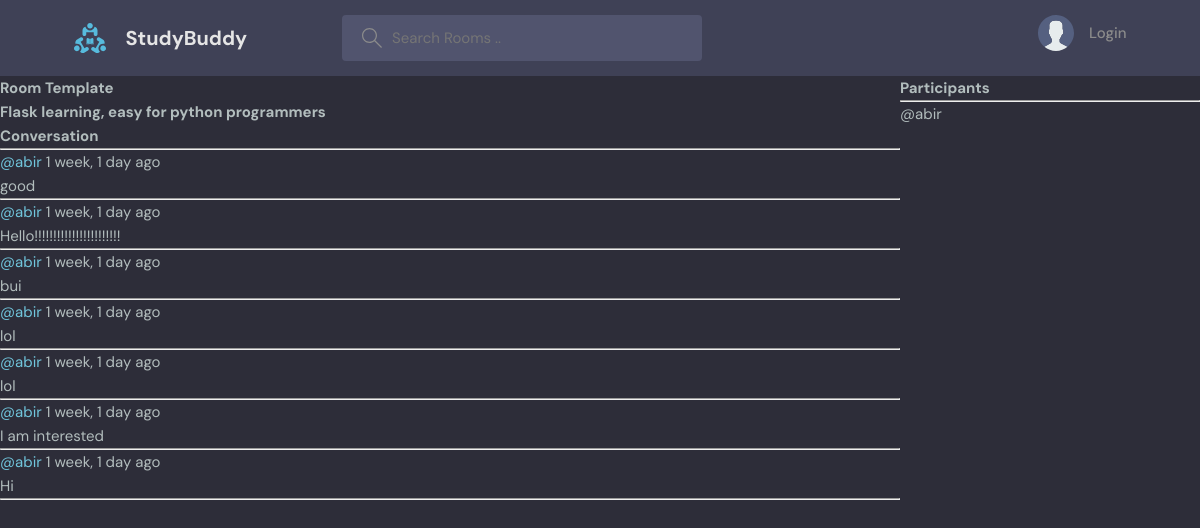
Page /room/6/ on the committed database.
### bas/models.py (models this page shows, shortened)
class Room(models.Model):
    host = models.ForeignKey(User, on_delete=models.SET_NULL, null=True)
    topic = models.ForeignKey(Topic, on_delete=models.SET_NULL, null=True)
    name = models.CharField(max_length=100)
    description = models.TextField(null=True, blank=True)
    participants = models.ManyToManyField(User, related_name='participants', blank=True)
    updated = models.DateTimeField(auto_now=True)
    created = models.DateTimeField(auto_now_add=True)
    class Meta:
        ordering = ['-updated', '-created']

class Message(models.Model):
    user = models.ForeignKey(User, on_delete=models.CASCADE)
    room = models.ForeignKey(Room, on_delete=models.CASCADE)
    body = models.TextField()
    updated = models.DateTimeField(auto_now=True)
    created = models.DateTimeField(auto_now_add=True)
    class Meta:
        ordering = ['-updated', '-created']

### bas/views.py (the view, shortened to what this page needs)
# urls.py: path('room/<str:pk>/', views.room, name="Room"),
def room(request, pk):
    room = Room.objects.get(id=pk)
    message = room.message_set.all().order_by('-created')
    participants = room.participants.all()
    context = {'Room' : room, 'Message' : message, 'Participants' : participants}
    return render(request, 'bas/room.html', context)

### bas/templates/bas/room.html (shortened to what this page needs)
{% extends 'main.html' %}
{% block content %}
<div class="room-container">
    <div>
        <h1>Room Template</h1>
        <h3>{{Room.description}}</h3>
        <div class="commemt-wrapper">
            <h3>Conversation</h3>
            <hr>
            {% if Message %}
            {% for m in Message %}
            <div>
                <small><a href="{% url 'userProfile' m.user.id %}">@{{m.user}}</a>  {{m.created|timesince}} ago</small>
                <br>
                <span>{{m.body}}</span>
                <br>
                <hr>
            </div>
            {% endfor %}
            {% else %}
            <div>
                <span>No conversation yet!</span>
                <hr>
            </div>
            {% endif %}
        </div>
    </div>
    <div>
        <h3>Participants</h3>
        <hr>
        {% for p in Participants %}
            <div>
                <span>@{{p.username}}</span>
            </div>
            {% endfor %}
    </div>
</div>
{% endblock %}

### static/styles/style.css (style rules this page uses)
:root { --color-main: #71c6dd; --color-main-light: #e1f6fb; --color-dark: #3f4156; --color-dark-medium: #51546e; --color-dark-light: #696d97; --color-light: #e5e5e5; --color-gray: #8b8b8b; --color-light-gray: #b2bdbd; --color-bg: #2d2d39; --color-success: #5dd693; --color-error: #fc4b0b; }
* { font-family: "DM Sans", -apple-system, BlinkMacSystemFont, "Segoe UI", Roboto, Oxygen, Ubuntu, Cantarell, "Open Sans", "Helvetica Neue", sans-serif; margin: 0; padding: 0; box-sizing: border-box; text-rendering: optimizeLegibility; font-size: inherit; }
html { font-size: 56.25%; }
@media only screen and (min-width: 1200px) { html { font-size: 62.5%; } }
body { line-height: 1.6; font-weight: 400; font-size: 1.5rem; color: var(--color-light-gray); background-color: var(--color-bg); min-height: 100vh; }
a { display: inline-block; color: var(--color-main); text-decoration: none; }

### bas/templates/bas/room.html (style rules this page uses)
.room-container { display: grid; grid-template-columns: 3fr 1fr; }

### rows in the picture
Room: description "Flask learning, easy for python programmers"
Message: user "abir", created "1 week, 1 day", body "good"
Message: user "abir", created "1 week, 1 day", body "Hello!!!!!!!!!!!!!!!!!!!!!!!"
Message: user "abir", created "1 week, 1 day", body "bui"
Message: user "abir", created "1 week, 1 day", body "lol"
Message: user "abir", created "1 week, 1 day", body "lol"
Message: user "abir", created "1 week, 1 day", body "I am interested"
Message: user "abir", created "1 week, 1 day", body "Hi"

### other values in the picture
{{ p.username }} "abir"
